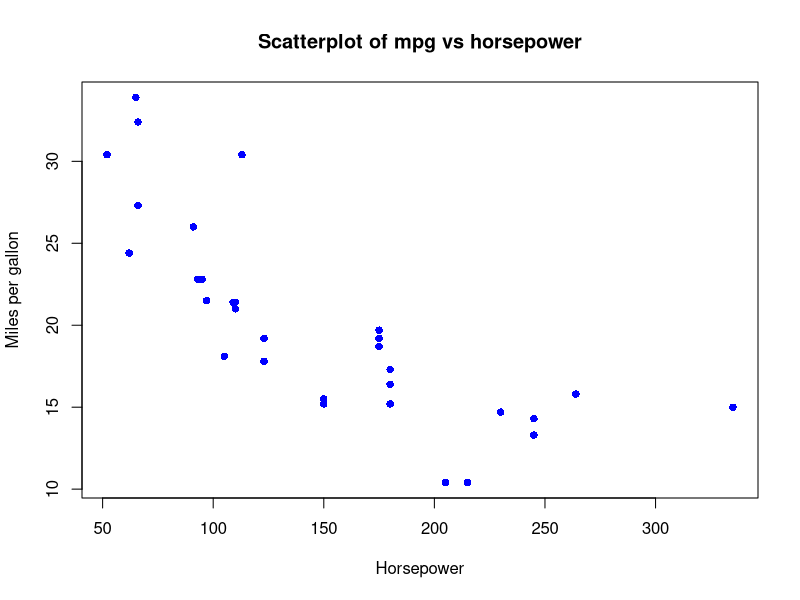

Reproduce this figure in R.
data("mtcars")
plot(mtcars$hp,mtcars$mpg,
     main = "Scatterplot of mpg vs horsepower",
     xlab = "Horsepower",
     ylab = "Miles per gallon",
      col ="blue",
     pch=16)
